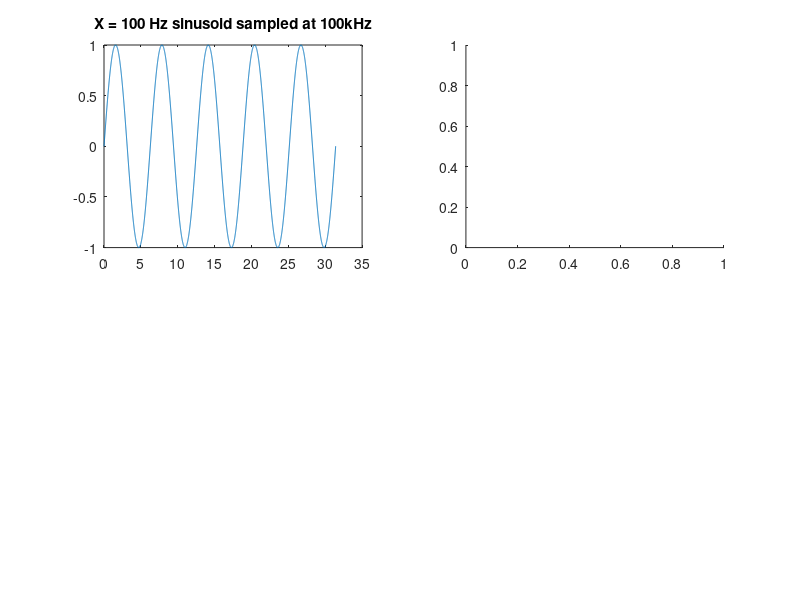

Write MATLAB code to recreate this figure. (Note: this script raises an error after producing the figure.)
clear;
f = 100;
fs = 100000;
ncycles = 5;
A = 1;

sangle = 2*pi*f/fs;
t = 0:sangle:ncycles*(2*pi);
X = A*sin(t);


subplot(2,2,1);
plot(t, X);
title('X = 100 Hz sinusoid sampled at 100kHz');

subplot(2,2,2);
M = pmusic(X,1);
plot(M);
title('pmusic(X,1)');
axis([0 40 0 7*10^29]);

subplot(2,2,3);
P = periodogram(X);
plot(P);
title('Periodogram(X)');
axis([0 40 0 400]);

subplot(2,2,4);
pyulear(X, 8);
title('Yule Walker 8th order on X');
